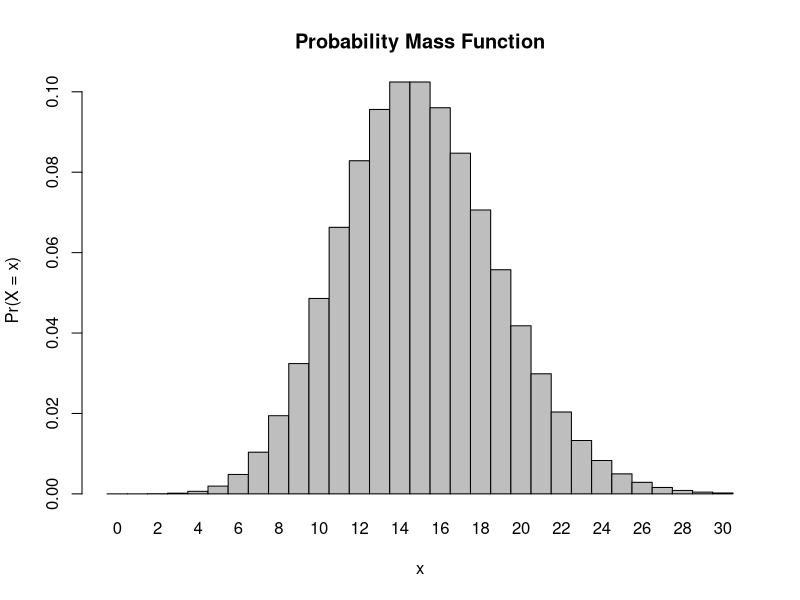
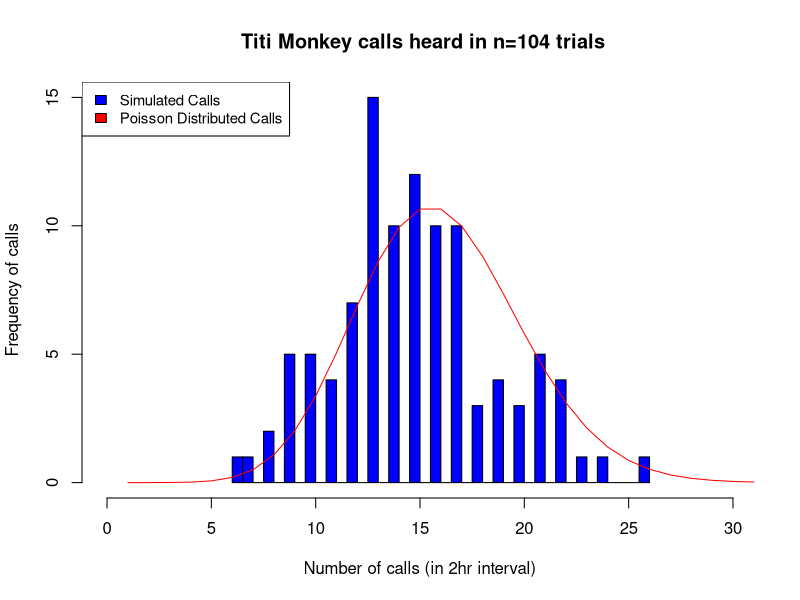

Write R code to recreate these figures, in order.
## ---- chunk 1
# We know lambda is the "mean number of occurrences of the event in the given interval"
# Thus, our lambda will be 15 in a 2 hour interval
l<-15
x = 8 # 8 calls
ppois(q = x, lambda = l, lower.tail=FALSE)

## ---- chunk 2
x<-0 
dpois(x = x, lambda = l)
## ---- chunk 3
x<-3 
dpois(x = x, lambda = l)
## ---- chunk 4
x<-0:30
probset <- dpois(x = x, lambda = l)
barplot(probset, names.arg = x, space = 0, xlab = "x", ylab = "Pr(X = x)", main = "Probability Mass Function")
## ---- chunk 5
n = 104
(results<-rpois(n, l))
## ---- chunk 6
x<-0:30
probset <- dpois(x = x, lambda = l)

#supress histogram plot first
p1<-hist(results, breaks=30, plot=FALSE)
plot(p1, xlim=c(0,30), col='blue', xlab='Number of calls (in 2hr interval)', ylab='Frequency of calls', main = " Titi Monkey calls heard in n=104 trials")
lines(probset*n, col='red')

# Used this to scale legend: https://www.geeksforgeeks.org/change-legend-size-in-base-r-plot/
legend("topleft", cex=0.9, c("Simulated Calls", "Poisson Distributed Calls"), fill=c("blue", "red"))
